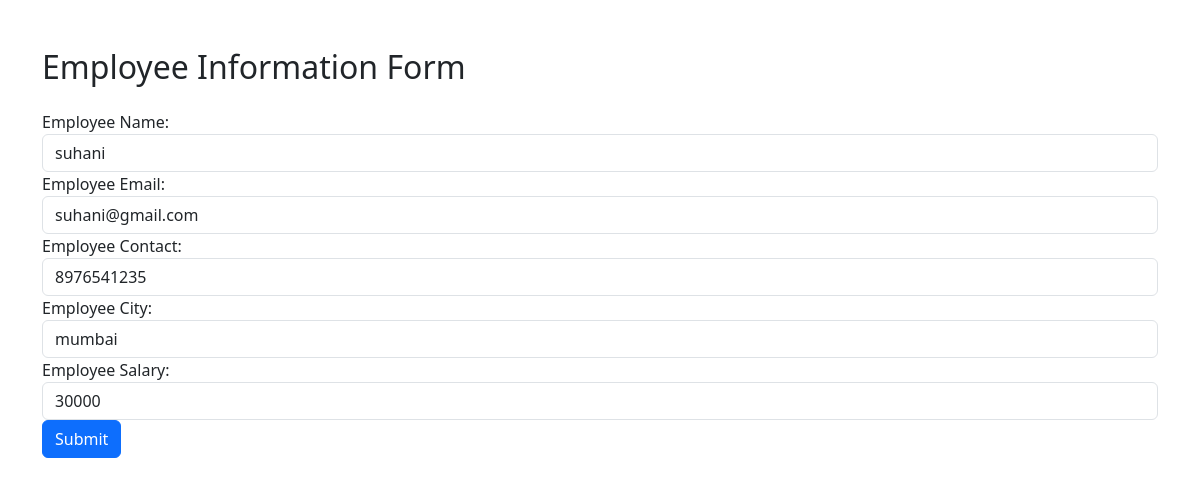
The app's page /update/5/ with its own data.
### crudapp/models.py (models this page shows, shortened)
class Employee(models.Model):
    empname=models.CharField(max_length=100)
    empemail=models.EmailField()
    empcontact=models.BigIntegerField()
    empcity=models.CharField(max_length=100)
    empsal=models.IntegerField()
    upadated_at=models.DateTimeField(auto_now=True)
    Created_at=models.DateTimeField(auto_now_add=True)

### crudapp/views.py (the view)
# urls.py: path('update/<int:pk>/',views.updatempview.as_view(), name="update"),
class updatempview(UpdateView):
    model=Employee
    form_class=empform
    template_name='update.html'
    success_url="/Showlist/"

### crudapp/form.py
class empform(forms.ModelForm):
    class Meta:
        model=Employee
        exclude=['upadated_at','Created_at']
        labels={'empname':'Employee Name','empemail':'Employee Email','empcontact':'Employee Contact','empcity':'Employee City','empsal':'Employee Salary'}
        widgets={
            'empname':TextInput(attrs={'class':'form-control'}),
            'empemail':EmailInput(attrs={'class':'form-control'}),
            'empcontact':NumberInput(attrs={'class':'form-control'}),
            'empcity':TextInput(attrs={'class':'form-control'}),
            'empsal':NumberInput(attrs={'class':'form-control'})
        }

### crudapp/templates/update.html (shortened to what this page needs)
<!DOCTYPE html>
<html lang="en">
<head>
    <link href="https://cdn.jsdelivr.net/npm/bootstrap@5.3.0-alpha1/dist/css/bootstrap.min.css" rel="stylesheet">
</head>
<body>
    <div class="container mt-5">
        <h2 class="mb-4">Employee Information Form</h2>
        <form  method="POST">
           {{form}}
            <button type="submit" class="btn btn-primary">Submit</button>
        </form>
    </div>
</body>
</html>

### records on screen
Employee: empname "suhani", empemail "suhani@gmail.com", empcontact "8976541235", empcity "mumbai", empsal "30000"
